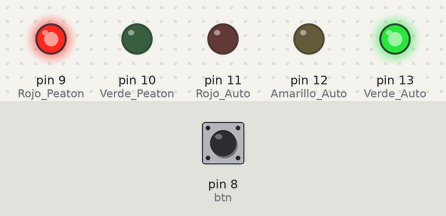
Simulated run of this sketch. Board: Arduino Uno, built with avr-gcc and run on an emulated ATmega328P. Parts: output pins drawn as LEDs (lit = HIGH). The test bench sets the inputs (shaded band); at power-on: pin 8 (btn) HIGH. What the sketch prints to the serial monitor is not drawn.

Above: at 1.2 s.
1.3 s: pin 8 (btn) pulled LOW for 0.15 s
At 12.2 s:
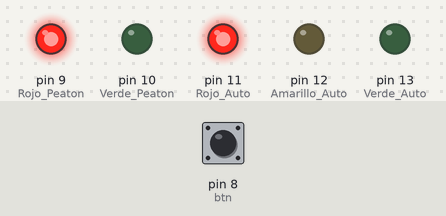
At 13.5 s:
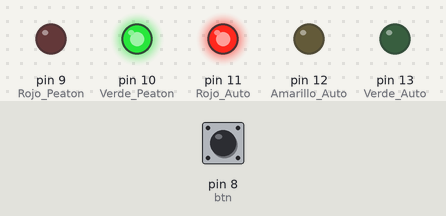
Timing chart, 0 to 19.4 s (numbered marks = the images above; inputs shaded):
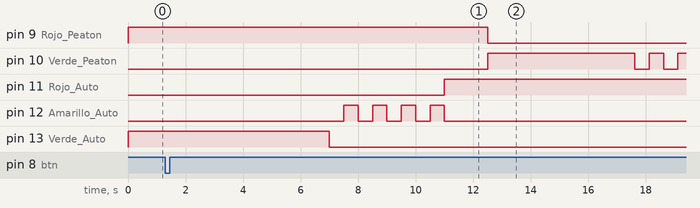

The sketch:

Semaforo.ino
```cpp
/*
Fecha: Martes 20 de Febrero de 2018
Nombre: Isabel Guadalupe Rocha Ramirez.
No. Control: 14240260
Descripción: Realizar un semaforo para automoviles y peatones.
*/
int Verde_Auto = 13; //El led verde del semaforo de automoviles se conecta en el pin 13 de la placa de arduino.
int Amarillo_Auto = 12; //El led amarilo del semaforo de automoviles se conecta en el pin 12 de la placa de arduino.
int Rojo_Auto = 11; //El led rojo del semaforo de automoviles se conecta en el pin 11 de la placa de arduino.
int Verde_Peaton = 10; //El led verde del semaforo de peatones se conecta en el pin 10 de la placa de arduino.
int Rojo_Peaton = 9; //El led rojo del semaforo de automoviles se conecta en el pin 9 de la placa de arduino.
int btn = 8; //El botón que permite el cambio de semaforo se conecta en el pin 8 de la placa de arduino.
int tiempo_minimo_verde_auto = 7000; //tiempo minimo del led en verde del semaforo del automoviles

void semaforo_inicia(void) {
   digitalWrite(Verde_Auto, HIGH); //Encendemos el led verde
   digitalWrite(Rojo_Auto, LOW); //El led rojo se queda apagado
   digitalWrite(Amarillo_Auto, LOW); //El led amarillo se queda apagado

   // Enciende el led rojo para peatones. Apaga los demás leds
   digitalWrite(Rojo_Peaton, HIGH);
   digitalWrite(Verde_Peaton, LOW);
}


/*Este metodo cambia el semaforo de automoviles a rojo*/
void semaforo_auto_rojo(void) {

   digitalWrite(Verde_Auto,  LOW); //El led verde se apaga

   //Ciclo for para encender y apagar el led amarillo 3 veces.
   for(int i=4; i>0; i--) {
      delay(500); //Está apagado por 5 segundos.
      digitalWrite(Amarillo_Auto, HIGH); //El led amarillo se prende.
      delay(500); //Se enciende por 5 segundos.
      digitalWrite(Amarillo_Auto, LOW); //El led amarillo se apaga.
   }


   digitalWrite(Rojo_Auto, HIGH); //Se enciende el led rojo del semaforo de automoviles.
}


void semaforo_espera_btn(void) {
   int estado;
   long time;

   time = millis() + tiempo_minimo_verde_auto;
   estado = 0;
   while(1) {
      // Lee el estado del pulsador
      if (digitalRead(btn) == LOW) //si el boton es presionado el valor de presionado cambia a 1.
         estado = 1;
      // Si ha pasado el tiempo de verde para coches
      // y se ha presionado el pulsador, salir
      if ((millis() > time) && (estado == 1))
         break;
   }
}


/*Espera x tiempo, x --> Depende del potenciometro.*/
void semaforo_delay(void) {
   int tiempo_peatones;
   tiempo_peatones =  analogRead(A0); //Se incializa el potenciometro que está conectado al pin A0 de la placa de arduino y toma el valor del mismo.
   tiempo_peatones = tiempo_peatones * 10; //El valor del mismo lo multiplica por 10 qué es la capacidad del potenciometro.

   // Envía por el puerto serie el tiempo de espera
   //Serial.print("Tiempo peatones=");
   //Serial.println(tiempo_peatones);
   delay(tiempo_peatones); //Se toma el tiempo de espera
}


/*Método para cambiar a rojo el semaforo de peatones*/
void semaforo_peatones_rojo(void) {

   //For para que el led verde parpadee 3 veces
   for(int i=3; i>0; i--) {
      digitalWrite(Verde_Peaton, LOW); //El led se apaga
      delay(500); //Se espera .5 segundos.
      digitalWrite(Verde_Peaton, HIGH); //El led se prende
      delay(500); //Se espera .5 segundos.
   }

   //Terminando de parpadear el led verde se apaga y el led rojo se enciende
   digitalWrite(Verde_Peaton, LOW);
   digitalWrite(Rojo_Peaton, HIGH);
}


void setup() {
   /*Definimos las salidas*/
   pinMode(Verde_Auto, OUTPUT);
   pinMode(Amarillo_Auto, OUTPUT);
   pinMode(Rojo_Auto, OUTPUT);
   pinMode(Verde_Peaton, OUTPUT);
   pinMode(Rojo_Peaton, OUTPUT);

   /*Definimos las entradas*/
   pinMode(btn, INPUT_PULLUP); //Potenciometro.

   Serial.begin(9600);
   Serial.println("Semaforo en marcha");
}

void loop() {

   //Llamamos al metodo que inicia el semaforo
   semaforo_inicia();

   //Llamamos al metodo y checamos si se pulso el boton
   semaforo_espera_btn();

   //Cambiamos el semaforo de autos a rojo
   semaforo_auto_rojo();

   // Espera antes de permitir paso a peatones
   delay(1500);

   // Enciende el led verde para peatones
   digitalWrite(Rojo_Peaton, LOW);
   digitalWrite(Verde_Peaton, HIGH);

   // Espera el tiempo que le de el potenciometro
   semaforo_delay();

   // Cambia el semáforo de peatones a rojo
   semaforo_peatones_rojo();

   // Espera 2 segundos.
   delay(2000);
}
```

Measured:
- after the input at 1.3 s, pin 9 (Rojo_Peaton): HIGH → LOW after 11.2 s; pin 10 (Verde_Peaton): goes HIGH 5.1 s, LOW 0.50 s, HIGH 0.50 s, LOW 0.50 s, then HIGH, starting after 11.2 s
